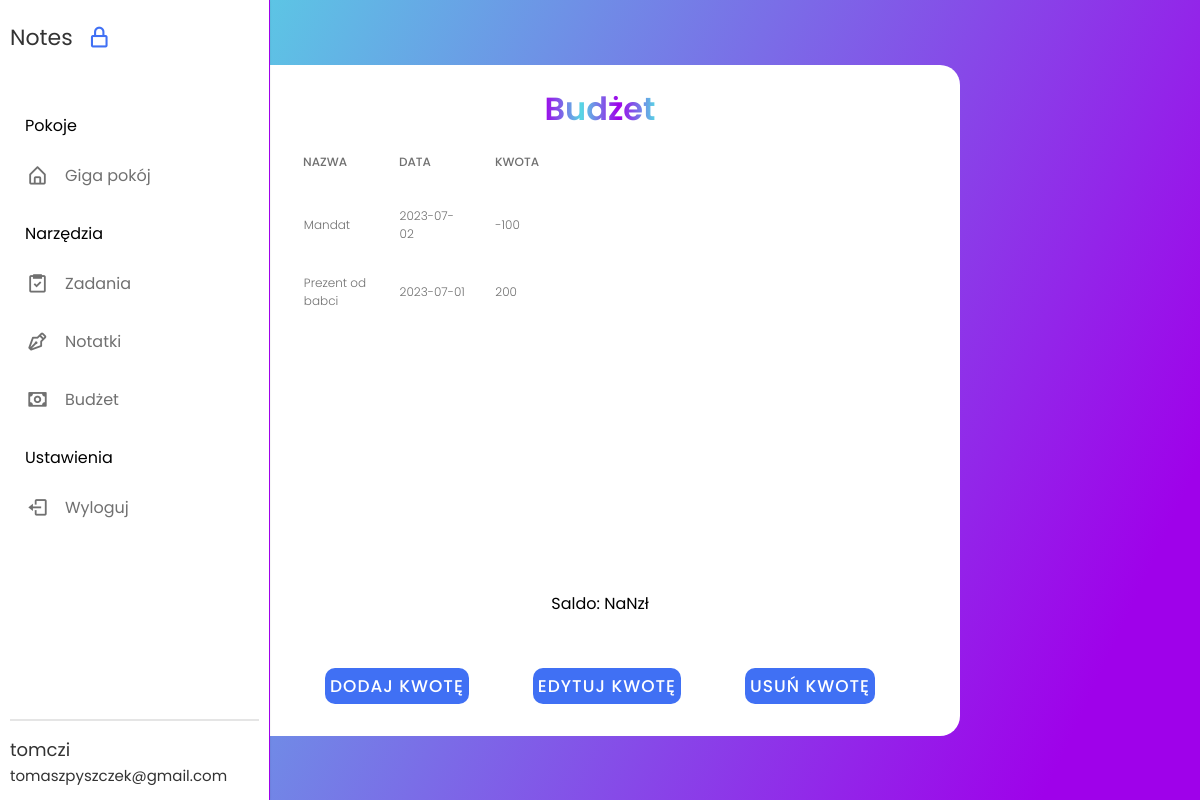
Screenshot of /budget.php (signed in) with the database file from the repository.
### tables this page shows
CREATE TABLE `room` (
  `room_id` int(11) NOT NULL,
  `room_name` varchar(45) DEFAULT 'Giga pokój',
  `user_id` int(11) NOT NULL
);

CREATE TABLE `budget` (
  `budget_id` int(11) NOT NULL,
  `name` varchar(100) NOT NULL,
  `value` float NOT NULL,
  `date` varchar(50) DEFAULT NULL,
  `room_id` int(11) NOT NULL
);

### budget.php (the view, shortened to what this page needs)
<?php
include "config/config.php";
$pdo = new PDO("mysql:host=$host;dbname=$dbname", $user, $password);
$sql = "SELECT * FROM budget WHERE room_id IN (SELECT room_id FROM room WHERE user_id = :userId)";
$statement = $pdo->prepare($sql);
$statement->bindParam(':userId', $_SESSION['user_id']);
$statement->execute();
$budgetRows = $statement->fetchAll(PDO::FETCH_ASSOC);
?>
<!DOCTYPE html>
<html lang="en">
  <head>
    <link rel="stylesheet" href="create_room_style.css" />
    <link flex href="https://unpkg.com/boxicons@2.1.4/css/boxicons.min.css" rel="stylesheet" />
  </head>
  <body>
    <nav class="sidebar hoverable">
      <div class="logo_items flex">
        <span class="logo_name">Notes</span>
        <i class="bx bx-lock-alt" id="lock-icon" title="Unlock Sidebar"></i>
      </div>
      <div class="menu_container">
        <div class="menu_items">
         <?php include "rooms.php"; ?>
          <ul class="menu_item">
            <div class="menu_title flex">
              <span class="title">Narzędzia</span>
            </div>
            <li class="item">
              <a href="tasks.php" class="link flex">
                <i class="bx bx-task"></i>
                <span>Zadania</span>
              </a>
            </li>
            <li class="item">
                <a href="notes_room.php" class="link flex">
                  <i class="bx bx-pen"></i>
                  <span>Notatki</span>
                </a>
              </li>
              <li class="item">
                <a href="budget.php" class="link flex">
                  <i class="bx bx-money"></i>
                  <span>Budżet</span>
                </a>
              </li>
          <ul class="menu_item">
            <div class="menu_title flex">
              <span class="title">Ustawienia</span>
            </div>
            <li class="item">
              <a href="logout.php" class="link flex">
                <i class="bx bx-log-out"></i>
                <span>Wyloguj</span>
              </a>
            </li>
          </ul>
        </div>
        <div class="sidebar_profile flex">
          <div class="data_text">
            <span class="name"><?php echo $_SESSION['username'] ?> <br> </span>
            <span class="email"><?php echo $_SESSION['mail'] ?></span>
          </div>
        </div>
      </div>
    </nav>
    <div class="tasks-section">
        <span class="title">Budżet</span>
        <div class="tbl-header">
    <table cellpadding="0" cellspacing="0" border="0">
        <thead>
            <tr>
                <th width="4%">ID</th>
                <th width="8%">Nazwa</th>
                <th width="8%">Data</th>
                <th width="40%">Kwota</th>
            </tr>
        </thead>
    </table>
    </div>
    <div class="tbl-content">
        <table id="table" cellpadding="0" cellspacing="0" border="0">
            <tbody>
                <?php
                foreach ($budgetRows as $row) {
                ?>
                    <tr>
                      <td width="4%"><?php echo $row['budget_id']; ?></td>
                      <td width="8%"><?php echo $row['name']; ?></td>
                      <td width="8%"><?php echo $row['date']; ?></td>
                      <td width="40%"><?php echo $row['value']; ?></td>
                    </tr>
                <?php } ?>
            </tbody>
        </table>
    </div>
        <div id="budget_sum">
        </div>
        <div class="btn-section">
            <div>
                <input type="submit" value="Dodaj Kwotę" onclick="popupAdd();">
            </div>
            <div>
                <input type="submit" value="Edytuj Kwotę" onclick="popupEdit();">
            </div>
            <div>
                <input type="submit" value="Usuń kwotę" id="delete-budget-btn">
            </div>
        </div>
    </div>
  </body>
</html>

### rooms.php (shortened to what this page needs)
<?php
include "config/config.php";
$pdo1 = new PDO("mysql:host=$host;dbname=$dbname", $user, $password);
$sql4 = "SELECT * FROM room WHERE user_id = :userId";
$statement = $pdo1->prepare($sql4);
$statement->bindParam(':userId', $_SESSION['user_id']);
$statement->execute();
$rooms = $statement->fetchAll(PDO::FETCH_ASSOC);
?>
        <ul class="menu_item">
            <div class="menu_title flex">
                <span class="title">Pokoje</span>
            </div>
            <?php foreach ($rooms as $room) { ?>
                <li class="item">
                    <a href="#" class="link flex">
                        <i class="bx bx-home-alt"></i>
                        <span><?php echo $room['room_name']; ?></span>
                    </a>
                </li>
            <?php } ?>
        </ul>

### create_room_style.css (style rules this page uses)
* { margin: 0; padding: 0; outline: none; box-sizing: border-box; font-family: 'Poppins', sans-serif; }
body { display: flex; align-items: center; justify-content: center; min-height: 100vh; padding: 10px; font-family: 'Poppins', sans-serif; background: linear-gradient(115deg, #56d8e4 10%, #9f01ea 90%); }
.flex { display: flex; align-items: center; }
.sidebar { border-right: 1px solid #9f01ea; position: fixed; top: 0; left: 0; height: 100%; width: 270px; background: #fff; padding: 15px 10px; box-shadow: 0 0 2px rgba(0, 0, 0, 0.1); transition: all 0.4s ease; }
.logo_items { gap: 8px; }
.logo_name { font-size: 22px; color: #333; font-weight: 500px; transition: all 0.3s ease; align-items: center; }
#lock-icon, #sidebar-close { padding: 10px; color: #4070f4; font-size: 25px; cursor: pointer; margin-left: -4px; transition: all 0.3s ease; }
.menu_container { display: flex; flex-direction: column; justify-content: space-between; margin-top: 40px; overflow-y: auto; height: calc(100% - 82px); }
.menu_title { position: relative; height: 50px; width: 55px; }
.menu_title .title { margin-left: 15px; transition: all 0.3s ease; }
.item { list-style: none; }
.link { text-decoration: none; border-radius: 8px; margin-bottom: 8px; color: #707070; }
.link span { white-space: nowrap; }
.link i { height: 50px; min-width: 55px; display: flex; font-size: 22px; align-items: center; justify-content: center; border-radius: 4px; }
.sidebar_profile { padding-top: 15px; margin-top: 15px; gap: 15px; border-top: 2px solid rgba(0, 0, 0, 0.1); }
.sidebar_profile .name { font-size: 18px; color: #333; }
.sidebar_profile .email { font-size: 15px; color: #333; }
.tasks-section { display: flex; flex-direction: column; flex-wrap: nowrap; justify-content: flex-start; align-items: center; align-content: center; background-color: #fff; width: 60vw; border-radius: 20px; }
.tasks-section .title { margin-top: 20px; font-size: 32px; font-weight: 600; font-family: 'Poppins', sans-serif; background: -webkit-linear-gradient(right, #56d8e4, #9f01ea, #56d8e4, #9f01ea); -webkit-background-clip: text; -webkit-text-fill-color: transparent; }
.btn-section { margin-top:20px; display: flex; flex-direction: row; flex-wrap: nowrap; justify-content: center; align-items: center; align-content: center; }
.btn-section div { margin: 2em; }
.btn-section div input { border-radius: 10px; padding: 5px; border: none; color: #fff; font-size: 17px; font-weight: 500; text-transform: uppercase; letter-spacing: 1px; cursor: pointer; position: relative; z-index: 2; background: #4070f4; transition: all 0.4s; }
table { width:100%; table-layout: fixed; }
.tbl-header { background-color: rgba(255,255,255,0.3); }
.tbl-content { height:400px; overflow-x:auto; margin-top: 0px; border: 1px solid rgba(255,255,255,0.3); }
th { padding: 20px 15px; text-align: left; font-weight: 500; font-size: 12px; color: #707070; text-transform: uppercase; }
td { padding: 15px; text-align: left; vertical-align:middle; font-weight: 300; font-size: 12px; color: #707070; border-bottom: solid 1px rgba(255,255,255,0.1); }

### rows the page displays
room: room_name "Giga pokój"
budget: name "Mandat", date "2023-07-02", value "-100"
budget: name "Prezent od babci", date "2023-07-01", value "200"

### other values shown
$_SESSION['username'] "tomczi"
$_SESSION['mail'] "tomaszpyszczek@gmail.com"
